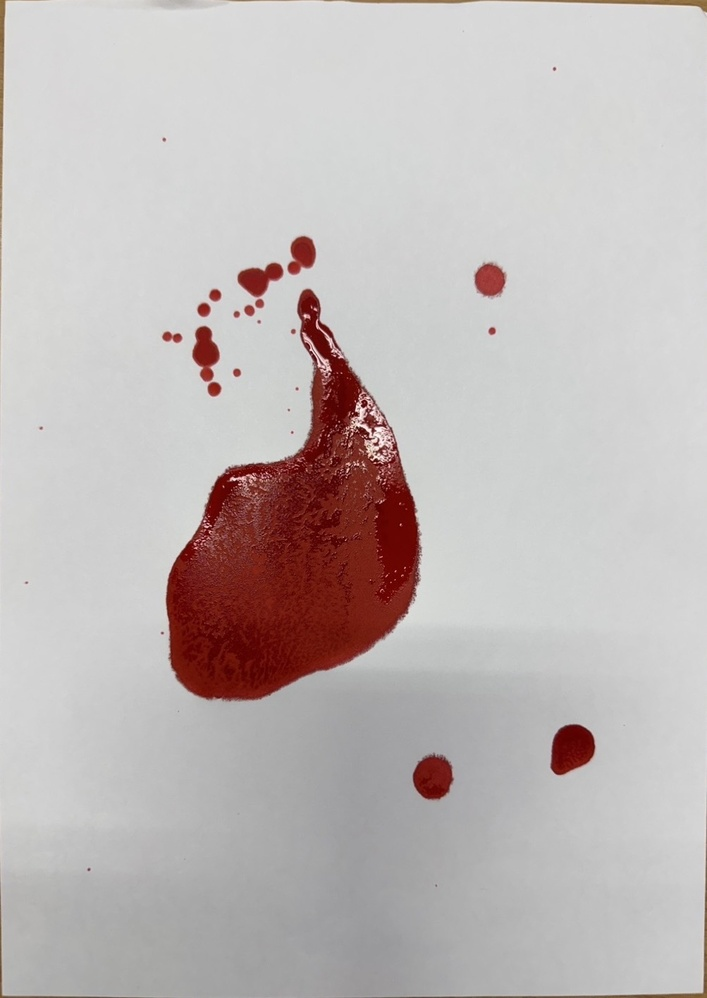
#> input picture final/test1.jpg, 707 x 998 px, shrunk from 1003 x 1415 before the run
$ python final.py
#> lines starting #> are read from the running program, lines starting #| are printed output that depends on the picture; after the words box and inside, x2 and y2 are one past the last pixel; in counts of white or black regions, pixels touching at a corner belong together
import cv2
import numpy as np
import  os

def calculate_red_area(image_path):
    # 0. 先檢查檔案是否存在
#> called with image_path = 'test1.jpg'
    if not os.path.exists(image_path):
        print(f"錯誤：找不到檔案！請檢查路徑：{image_path}")
        return 0, 0

    # 1. 讀取圖片
    img = cv2.imread(image_path)
#> img is the input picture: shape (998, 707, 3); mean B, G, R 183.9, 184.8, 192.3

    # 防呆：確認是否讀取成功
    if img is None:
        print("錯誤：檔案存在但 OpenCV 無法讀取 (可能是格式不支援或路徑含中文)")
        return 0, 0

    # 2. 轉換到 HSV
    hsv = cv2.cvtColor(img, cv2.COLOR_BGR2HSV)
#> hsv: shape (998, 707, 3); mean H, S, V 25.2, 20, 192.8

    # 3. 定義紅色的範圍 (紅色在 HSV 會跨越 0 和 180，所以要設兩組)
    # 下限紅色
    lower_red1 = np.array([0, 70, 50])
    upper_red1 = np.array([10, 255, 255])
    # 上限紅色
    lower_red2 = np.array([170, 70, 50])
    upper_red2 = np.array([180, 255, 255])

    # 4. 產生遮罩
    mask1 = cv2.inRange(hsv, lower_red1, upper_red1)
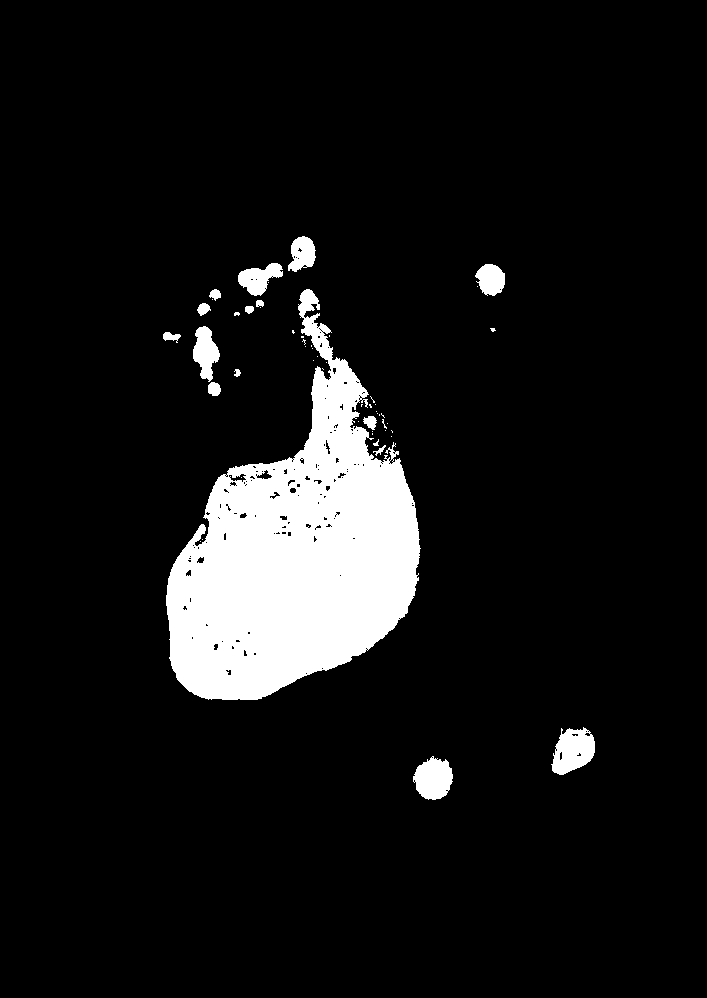
#> mask1: shape (998, 707); 8.6% white; 53 white regions (36 under 20 px), largest, box (x1, y1, x2, y2) and area: (166, 289, 421, 700) 53581, (551, 727, 595, 775) 1439, (413, 756, 453, 800) 1266
    mask2 = cv2.inRange(hsv, lower_red2, upper_red2)
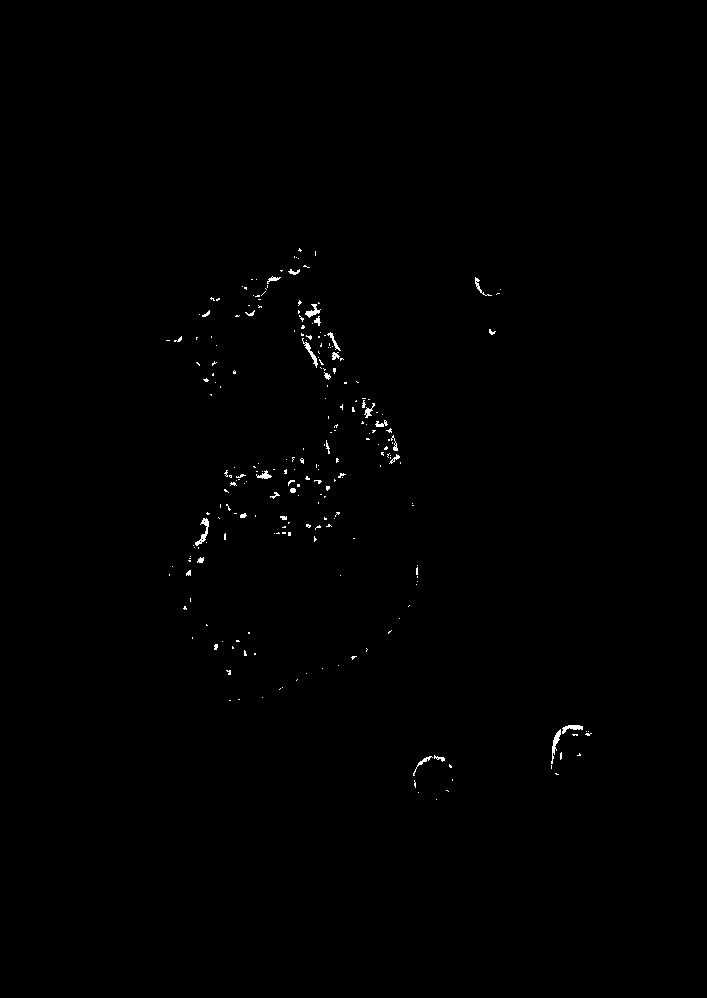
#> mask2: shape (998, 707); 0.36% white in thin lines or dots, all inside (x1, y1, x2, y2) = (166, 248, 592, 800)
    mask = mask1 + mask2
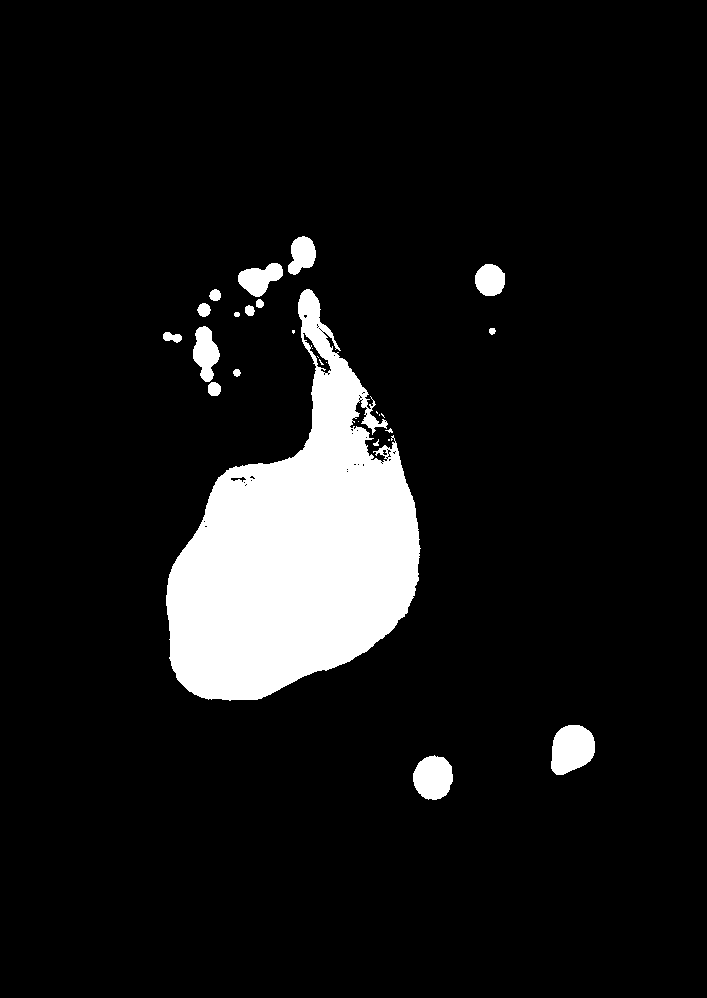
#> mask: shape (998, 707); 8.9% white; 28 white regions (11 under 20 px), largest, box (x1, y1, x2, y2) and area: (166, 289, 421, 701) 55554, (551, 725, 595, 775) 1704, (413, 755, 453, 800) 1388

    # 5. 計算紅色像素點數量
    red_pixels = cv2.countNonZero(mask)
#> red_pixels = 62929

    # 6. 換算面積 (假設圖片寬度 = A4 21cm)
    img_height, img_width = img.shape[:2]
#> img_height = 998; img_width = 707

    # 計算一個像素代表幾公分 (Scaling Factor)
    pixel_per_cm = img_width / 21.0
#> pixel_per_cm = 33.67
    area_per_pixel = (1 / pixel_per_cm) ** 2
#> area_per_pixel = 0.000882

    # 總面積
    real_area = red_pixels * area_per_pixel
#> real_area = 55.52

    return real_area, img_width

# 使用範例
area, width = calculate_red_area('test1.jpg')
#> area = 55.52; width = 707
print(f"圖片寬度: {width} px")
#| 圖片寬度: 707 px
print(f"紅色墨水面積約: {area:.2f} cm^2")
#| 紅色墨水面積約: 55.52 cm^2
